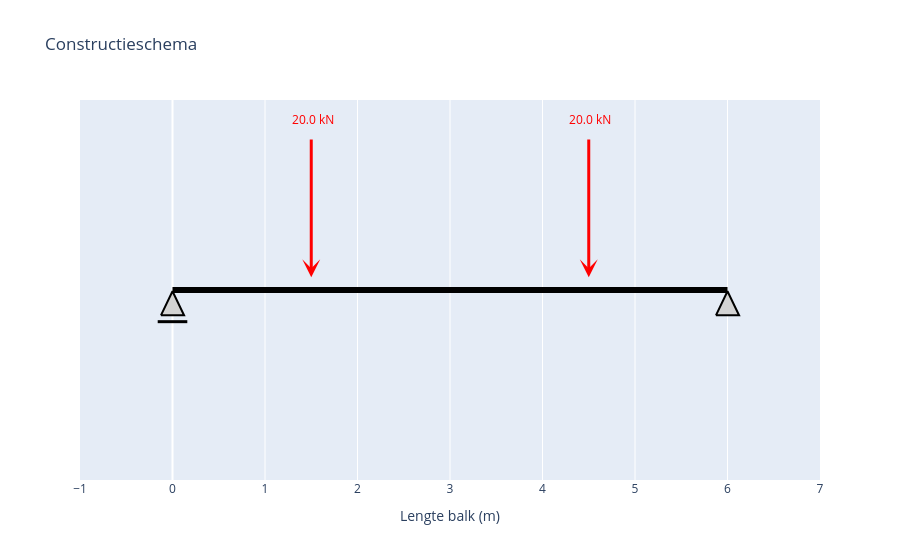

Notebook code cell kept with this figure:
### Code cell
# --- toon de figuren ---
fig_schema = maak_constructieschema_plotly()
fig_schema.show()

### Figure 1 — Plotly figure (JSON) as saved in the notebook; plotly's stock layout.template omitted (floating-point values rounded to 4 significant figures)
{"data": [{"hoverinfo": "skip", "line": {"color": "black", "width": 6}, "mode": "lines", "type": "scatter", "x": [0, 6], "y": [0, 0]}, {"fill": "toself", "fillcolor": "lightgray", "hoverinfo": "skip", "line": {"color": "black", "width": 2}, "mode": "lines", "opacity": 1, "type": "scatter", "x": [-0.125, 0.125, 0, -0.125], "y": [-0.2, -0.2, -0.01, -0.2]}, {"hoverinfo": "skip", "line": {"color": "black", "width": 3}, "mode": "lines", "type": "scatter", "x": [-0.16, 0.16], "y": [-0.25, -0.25]}, {"fill": "toself", "fillcolor": "lightgray", "hoverinfo": "skip", "line": {"color": "black", "width": 2}, "mode": "lines", "opacity": 1, "type": "scatter", "x": [5.875, 6.125, 6, 5.875], "y": [-0.2, -0.2, -0.01, -0.2]}], "layout": {"annotations": [{"arrowcolor": "red", "arrowhead": 3, "arrowsize": 1, "arrowwidth": 3, "ax": 1.5, "axref": "x", "ay": 1.2, "ayref": "y", "showarrow": true, "text": "", "x": 1.5, "xref": "x", "y": 0.1, "yref": "y"}, {"font": {"color": "red"}, "showarrow": false, "text": " 20.0 kN", "x": 1.5, "y": 1.35}, {"arrowcolor": "red", "arrowhead": 3, "arrowsize": 1, "arrowwidth": 3, "ax": 4.5, "axref": "x", "ay": 1.2, "ayref": "y", "showarrow": true, "text": "", "x": 4.5, "xref": "x", "y": 0.1, "yref": "y"}, {"font": {"color": "red"}, "showarrow": false, "text": " 20.0 kN", "x": 4.5, "y": 1.35}], "autosize": true, "showlegend": false, "title": {"text": "Constructieschema"}, "xaxis": {"autorange": false, "dtick": 1, "range": [-1, 7], "title": {"text": "Lengte balk (m)"}, "type": "linear"}, "yaxis": {"autorange": false, "range": [-1.5, 1.5], "showgrid": false, "showticklabels": false, "title": {}, "type": "linear", "zeroline": false}}}
